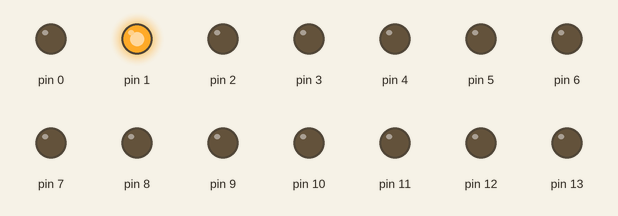
The sketch below on a simulated Arduino Uno, built with avr-gcc and run on an emulated ATmega328P. Shown: output pins drawn as LEDs (lit = HIGH).

Above: at 0.3 s.
At 0.9 s:
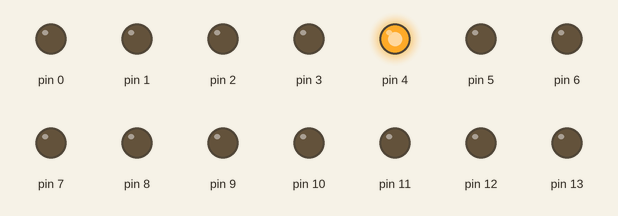
At 1.5 s:
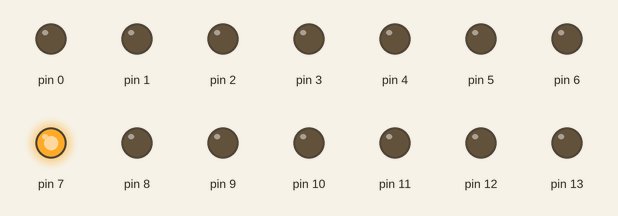
At 2.8 s:
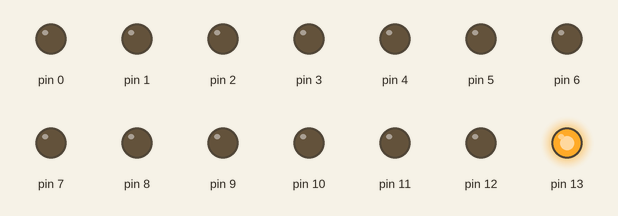
At 4.3 s:
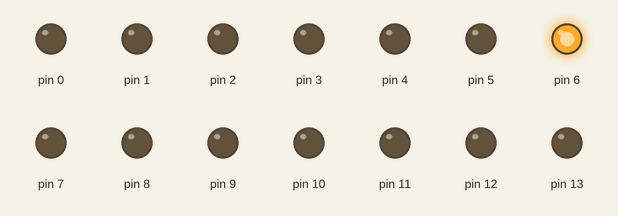
At 5.6 s:
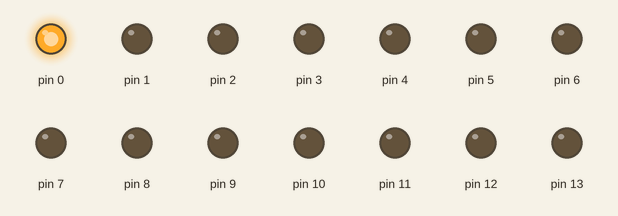
Timing chart, 0 to 7.3 s (numbered marks = the images above):
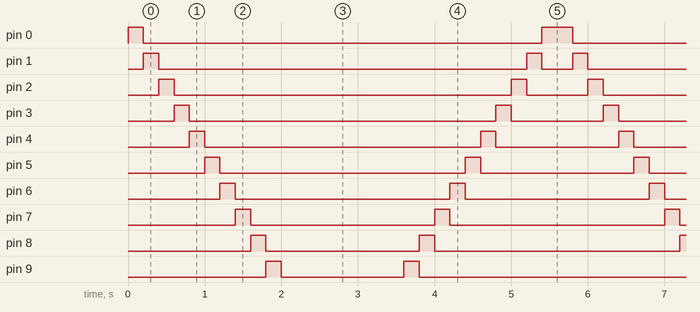

Measured:
- by itself, pin 0: repeats every 5.6 s: LOW 5.2 s, HIGH 0.40 s
- by itself, pin 1: repeats every 5.6 s: LOW 4.8 s, HIGH 0.20 s, LOW 0.40 s, HIGH 0.20 s
- by itself, pin 2: repeats every 5.6 s: LOW 4.4 s, HIGH 0.20 s, LOW 0.80 s, HIGH 0.20 s
- by itself, pin 3: repeats every 5.6 s: LOW 4.0 s, HIGH 0.20 s, LOW 1.2 s, HIGH 0.20 s
- by itself, pin 4: repeats every 5.6 s: LOW 3.6 s, HIGH 0.20 s, LOW 1.6 s, HIGH 0.20 s
- by itself, pin 5: repeats every 5.6 s: LOW 3.2 s, HIGH 0.20 s, LOW 2.0 s, HIGH 0.20 s
- by itself, pin 6: repeats every 5.6 s: LOW 2.8 s, HIGH 0.20 s, LOW 2.4 s, HIGH 0.20 s
- by itself, pin 7: repeats every 5.6 s: LOW 2.4 s, HIGH 0.20 s, LOW 2.8 s, HIGH 0.20 s

The sketch:

vai-vem.ino
```cpp
/* ************************************************************************************
 *   PACKDUINO - EXEMPLOS
 *  PROTODUINO - Sequencial com todas as portas digitais (D0 a D13)
 *  Desenvolvido em setembro de 2020
 *  por Josemar Junior
 *  packduino@gmail.com
 *  github.com/Packduino/ProtoDuino
 *************************************************************************************/

int ledPin [14];

void setup() {
  // set the digital pin as output:
  ledPin[0] = 0;
  ledPin[1] = 1;
  ledPin[2] = 2;
  ledPin[3] = 3;
  ledPin[4] = 4;
  ledPin[5] = 5;
  ledPin[6] = 6;
  ledPin[7] = 7;
  ledPin[8] = 8;
  ledPin[9] = 9;
  ledPin[10] = 10;
  ledPin[11] = 11;
  ledPin[12] = 12;
  ledPin[13] = 13;

  for (byte i = 0; i < 14; i++) {
    // Botão
    pinMode(ledPin[i], OUTPUT);
    digitalWrite(ledPin[i], LOW);
  }

}

void loop() {
  for (byte i = 0; i < 14; i++) {
    // Botão
    if (i == 0){
      digitalWrite(ledPin[i], HIGH);

    }
    else {
      digitalWrite(ledPin[i], HIGH);
      digitalWrite(ledPin[i - 1], LOW);
    }
    delay(200);
  }
    for (byte i = 14; i > 0; i--) {
    // Botão
    if (i == 14){
      digitalWrite(ledPin[i-1], HIGH);

    } else {
      digitalWrite(ledPin[i-1], HIGH);
      digitalWrite(ledPin[i], LOW);
    }
    delay(200);
  }
}
```
